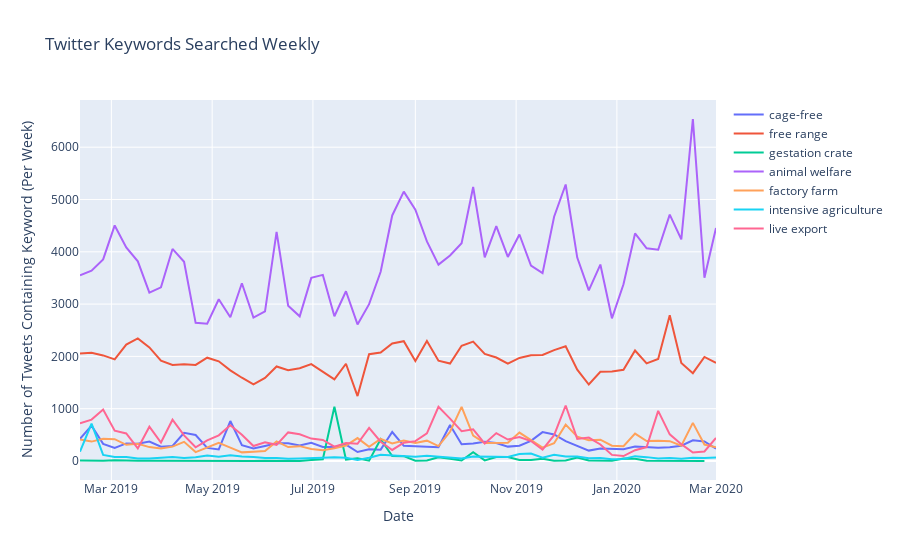

The notebook cell saved with this chart:
### Code cell
cage_free_graph = graph_data(cage_free_category_data, cage_free_categories)
cage_free_graph.show()
